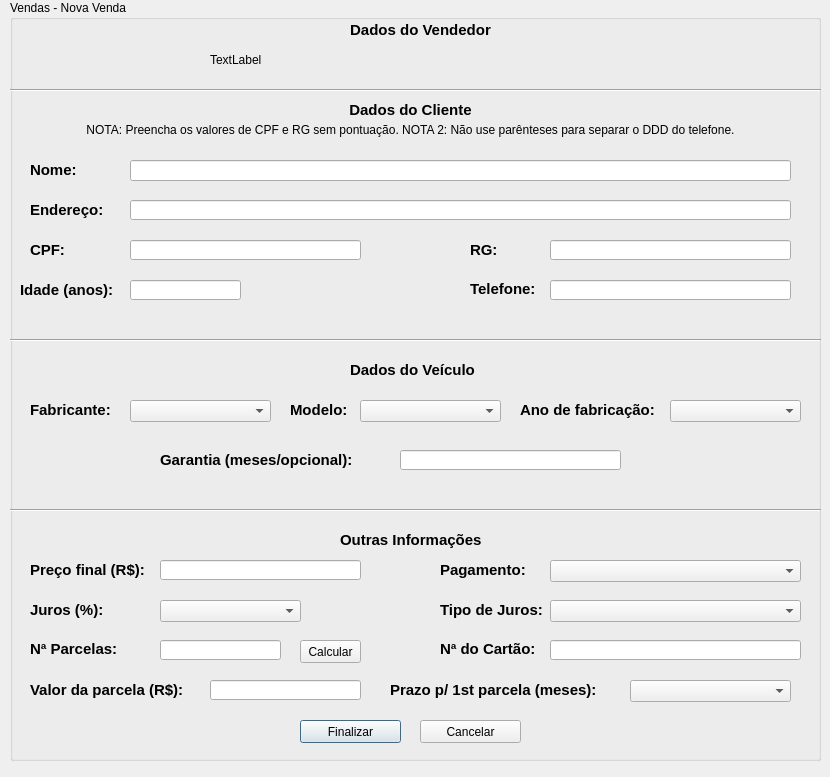
<?xml version="1.0" encoding="UTF-8"?>
<ui version="4.0">
 <class>cadastro_vendas</class>
 <widget class="QDialog" name="cadastro_vendas">
  <property name="geometry">
   <rect>
    <x>0</x>
    <y>0</y>
    <width>830</width>
    <height>777</height>
   </rect>
  </property>
  <property name="windowTitle">
   <string>Venda de Carros - Cadastro de vendas</string>
  </property>
  <property name="windowIcon">
   <iconset resource="resources/resources.qrc">
    <normaloff>:/new/prefix1/sell.png</normaloff>:/new/prefix1/sell.png</iconset>
  </property>
  <widget class="QGroupBox" name="groupBox">
   <property name="geometry">
    <rect>
     <x>10</x>
     <y>0</y>
     <width>811</width>
     <height>761</height>
    </rect>
   </property>
   <property name="title">
    <string>Vendas - Nova Venda</string>
   </property>
   <widget class="QLabel" name="label">
    <property name="geometry">
     <rect>
      <x>40</x>
      <y>20</y>
      <width>741</width>
      <height>20</height>
     </rect>
    </property>
    <property name="text">
     <string>&lt;html&gt;&lt;head/&gt;&lt;body&gt;&lt;p align=&quot;center&quot;&gt;&lt;span style=&quot; font-size:11pt; font-weight:600;&quot;&gt;Dados do Vendedor&lt;/span&gt;&lt;/p&gt;&lt;/body&gt;&lt;/html&gt;</string>
    </property>
   </widget>
   <widget class="QLabel" name="label_vendedor">
    <property name="geometry">
     <rect>
      <x>200</x>
      <y>50</y>
      <width>411</width>
      <height>20</height>
     </rect>
    </property>
    <property name="text">
     <string>TextLabel</string>
    </property>
   </widget>
   <widget class="QLabel" name="label_2">
    <property name="geometry">
     <rect>
      <x>10</x>
      <y>100</y>
      <width>781</width>
      <height>20</height>
     </rect>
    </property>
    <property name="text">
     <string>&lt;html&gt;&lt;head/&gt;&lt;body&gt;&lt;p align=&quot;center&quot;&gt;&lt;span style=&quot; font-size:11pt; font-weight:600;&quot;&gt;Dados do Cliente&lt;/span&gt;&lt;/p&gt;&lt;/body&gt;&lt;/html&gt;</string>
    </property>
   </widget>
   <widget class="Line" name="line">
    <property name="geometry">
     <rect>
      <x>0</x>
      <y>80</y>
      <width>811</width>
      <height>20</height>
     </rect>
    </property>
    <property name="orientation">
     <enum>Qt::Horizontal</enum>
    </property>
   </widget>
   <widget class="QLineEdit" name="lineEdit_cliente_nome">
    <property name="geometry">
     <rect>
      <x>120</x>
      <y>160</y>
      <width>661</width>
      <height>21</height>
     </rect>
    </property>
   </widget>
   <widget class="QLabel" name="label_3">
    <property name="geometry">
     <rect>
      <x>20</x>
      <y>160</y>
      <width>71</width>
      <height>21</height>
     </rect>
    </property>
    <property name="text">
     <string>&lt;html&gt;&lt;head/&gt;&lt;body&gt;&lt;p&gt;&lt;span style=&quot; font-size:11pt; font-weight:600;&quot;&gt;Nome:&lt;/span&gt;&lt;/p&gt;&lt;/body&gt;&lt;/html&gt;</string>
    </property>
   </widget>
   <widget class="QLineEdit" name="lineEdit_cliente_endereco">
    <property name="geometry">
     <rect>
      <x>120</x>
      <y>200</y>
      <width>661</width>
      <height>20</height>
     </rect>
    </property>
   </widget>
   <widget class="QLabel" name="label_4">
    <property name="geometry">
     <rect>
      <x>20</x>
      <y>200</y>
      <width>81</width>
      <height>21</height>
     </rect>
    </property>
    <property name="text">
     <string>&lt;html&gt;&lt;head/&gt;&lt;body&gt;&lt;p&gt;&lt;span style=&quot; font-size:11pt; font-weight:600;&quot;&gt;Endereço: &lt;/span&gt;&lt;/p&gt;&lt;/body&gt;&lt;/html&gt;</string>
    </property>
   </widget>
   <widget class="QLineEdit" name="lineEdit_cliente_cpf">
    <property name="geometry">
     <rect>
      <x>120</x>
      <y>240</y>
      <width>231</width>
      <height>20</height>
     </rect>
    </property>
   </widget>
   <widget class="QLabel" name="label_5">
    <property name="geometry">
     <rect>
      <x>20</x>
      <y>240</y>
      <width>51</width>
      <height>20</height>
     </rect>
    </property>
    <property name="text">
     <string>&lt;html&gt;&lt;head/&gt;&lt;body&gt;&lt;p&gt;&lt;span style=&quot; font-size:11pt; font-weight:600;&quot;&gt;CPF: &lt;/span&gt;&lt;/p&gt;&lt;/body&gt;&lt;/html&gt;</string>
    </property>
   </widget>
   <widget class="QLineEdit" name="lineEdit_cliente_rg">
    <property name="geometry">
     <rect>
      <x>540</x>
      <y>240</y>
      <width>241</width>
      <height>20</height>
     </rect>
    </property>
   </widget>
   <widget class="QLabel" name="label_6">
    <property name="geometry">
     <rect>
      <x>460</x>
      <y>240</y>
      <width>47</width>
      <height>21</height>
     </rect>
    </property>
    <property name="text">
     <string>&lt;html&gt;&lt;head/&gt;&lt;body&gt;&lt;p&gt;&lt;span style=&quot; font-size:11pt; font-weight:600;&quot;&gt;RG: &lt;/span&gt;&lt;/p&gt;&lt;/body&gt;&lt;/html&gt;</string>
    </property>
   </widget>
   <widget class="Line" name="line_2">
    <property name="geometry">
     <rect>
      <x>0</x>
      <y>330</y>
      <width>811</width>
      <height>20</height>
     </rect>
    </property>
    <property name="orientation">
     <enum>Qt::Horizontal</enum>
    </property>
   </widget>
   <widget class="QLabel" name="label_8">
    <property name="geometry">
     <rect>
      <x>340</x>
      <y>360</y>
      <width>131</width>
      <height>20</height>
     </rect>
    </property>
    <property name="text">
     <string>&lt;html&gt;&lt;head/&gt;&lt;body&gt;&lt;p&gt;&lt;span style=&quot; font-size:11pt; font-weight:600;&quot;&gt;Dados do Veículo&lt;/span&gt;&lt;/p&gt;&lt;/body&gt;&lt;/html&gt;</string>
    </property>
   </widget>
   <widget class="QComboBox" name="comboBox_veiculo_fabricante">
    <property name="geometry">
     <rect>
      <x>120</x>
      <y>400</y>
      <width>141</width>
      <height>22</height>
     </rect>
    </property>
   </widget>
   <widget class="QLabel" name="label_10">
    <property name="geometry">
     <rect>
      <x>20</x>
      <y>390</y>
      <width>91</width>
      <height>41</height>
     </rect>
    </property>
    <property name="text">
     <string>&lt;html&gt;&lt;head/&gt;&lt;body&gt;&lt;p&gt;&lt;span style=&quot; font-size:11pt; font-weight:600;&quot;&gt;Fabricante: &lt;/span&gt;&lt;/p&gt;&lt;/body&gt;&lt;/html&gt;</string>
    </property>
   </widget>
   <widget class="QComboBox" name="comboBox_veiculo_modelo">
    <property name="geometry">
     <rect>
      <x>350</x>
      <y>400</y>
      <width>141</width>
      <height>22</height>
     </rect>
    </property>
   </widget>
   <widget class="QLabel" name="label_11">
    <property name="geometry">
     <rect>
      <x>280</x>
      <y>400</y>
      <width>71</width>
      <height>21</height>
     </rect>
    </property>
    <property name="text">
     <string>&lt;html&gt;&lt;head/&gt;&lt;body&gt;&lt;p&gt;&lt;span style=&quot; font-size:11pt; font-weight:600;&quot;&gt;Modelo: &lt;/span&gt;&lt;/p&gt;&lt;/body&gt;&lt;/html&gt;</string>
    </property>
   </widget>
   <widget class="QLineEdit" name="lineEdit_veiculo_garantia">
    <property name="geometry">
     <rect>
      <x>390</x>
      <y>450</y>
      <width>221</width>
      <height>20</height>
     </rect>
    </property>
   </widget>
   <widget class="QLabel" name="label_12">
    <property name="geometry">
     <rect>
      <x>150</x>
      <y>450</y>
      <width>211</width>
      <height>21</height>
     </rect>
    </property>
    <property name="text">
     <string>&lt;html&gt;&lt;head/&gt;&lt;body&gt;&lt;p&gt;&lt;span style=&quot; font-size:11pt; font-weight:600;&quot;&gt;Garantia (meses/opcional):&lt;/span&gt;&lt;/p&gt;&lt;/body&gt;&lt;/html&gt;</string>
    </property>
   </widget>
   <widget class="Line" name="line_3">
    <property name="geometry">
     <rect>
      <x>0</x>
      <y>500</y>
      <width>811</width>
      <height>20</height>
     </rect>
    </property>
    <property name="orientation">
     <enum>Qt::Horizontal</enum>
    </property>
   </widget>
   <widget class="QLabel" name="label_13">
    <property name="geometry">
     <rect>
      <x>330</x>
      <y>530</y>
      <width>151</width>
      <height>20</height>
     </rect>
    </property>
    <property name="text">
     <string>&lt;html&gt;&lt;head/&gt;&lt;body&gt;&lt;p&gt;&lt;span style=&quot; font-size:11pt; font-weight:600;&quot;&gt;Outras Informações&lt;/span&gt;&lt;/p&gt;&lt;/body&gt;&lt;/html&gt;</string>
    </property>
   </widget>
   <widget class="QLineEdit" name="lineEdit_preco_final">
    <property name="geometry">
     <rect>
      <x>150</x>
      <y>560</y>
      <width>201</width>
      <height>20</height>
     </rect>
    </property>
   </widget>
   <widget class="QLabel" name="label_9">
    <property name="geometry">
     <rect>
      <x>20</x>
      <y>560</y>
      <width>131</width>
      <height>21</height>
     </rect>
    </property>
    <property name="text">
     <string>&lt;html&gt;&lt;head/&gt;&lt;body&gt;&lt;p&gt;&lt;span style=&quot; font-size:11pt; font-weight:600;&quot;&gt;Preço final (R$): &lt;/span&gt;&lt;/p&gt;&lt;/body&gt;&lt;/html&gt;</string>
    </property>
   </widget>
   <widget class="QComboBox" name="comboBox_forma_pagamento">
    <property name="geometry">
     <rect>
      <x>540</x>
      <y>560</y>
      <width>251</width>
      <height>22</height>
     </rect>
    </property>
   </widget>
   <widget class="QLabel" name="label_14">
    <property name="geometry">
     <rect>
      <x>430</x>
      <y>560</y>
      <width>91</width>
      <height>21</height>
     </rect>
    </property>
    <property name="text">
     <string>&lt;html&gt;&lt;head/&gt;&lt;body&gt;&lt;p&gt;&lt;span style=&quot; font-size:11pt; font-weight:600;&quot;&gt;Pagamento: &lt;/span&gt;&lt;/p&gt;&lt;/body&gt;&lt;/html&gt;</string>
    </property>
   </widget>
   <widget class="QComboBox" name="comboBox_porcent_juros">
    <property name="geometry">
     <rect>
      <x>150</x>
      <y>600</y>
      <width>141</width>
      <height>22</height>
     </rect>
    </property>
   </widget>
   <widget class="QLabel" name="label_15">
    <property name="geometry">
     <rect>
      <x>20</x>
      <y>600</y>
      <width>91</width>
      <height>21</height>
     </rect>
    </property>
    <property name="text">
     <string>&lt;html&gt;&lt;head/&gt;&lt;body&gt;&lt;p&gt;&lt;span style=&quot; font-size:11pt; font-weight:600;&quot;&gt;Juros (%): &lt;/span&gt;&lt;/p&gt;&lt;/body&gt;&lt;/html&gt;</string>
    </property>
   </widget>
   <widget class="QComboBox" name="comboBox_tipo_juros">
    <property name="geometry">
     <rect>
      <x>540</x>
      <y>600</y>
      <width>251</width>
      <height>22</height>
     </rect>
    </property>
   </widget>
   <widget class="QLabel" name="label_16">
    <property name="geometry">
     <rect>
      <x>430</x>
      <y>600</y>
      <width>111</width>
      <height>20</height>
     </rect>
    </property>
    <property name="text">
     <string>&lt;html&gt;&lt;head/&gt;&lt;body&gt;&lt;p&gt;&lt;span style=&quot; font-size:11pt; font-weight:600;&quot;&gt;Tipo de Juros: &lt;/span&gt;&lt;/p&gt;&lt;/body&gt;&lt;/html&gt;</string>
    </property>
   </widget>
   <widget class="QLineEdit" name="lineEdit_valor_parcela">
    <property name="geometry">
     <rect>
      <x>200</x>
      <y>680</y>
      <width>151</width>
      <height>20</height>
     </rect>
    </property>
   </widget>
   <widget class="QLabel" name="label_valor_parcela">
    <property name="geometry">
     <rect>
      <x>20</x>
      <y>680</y>
      <width>171</width>
      <height>21</height>
     </rect>
    </property>
    <property name="text">
     <string>&lt;html&gt;&lt;head/&gt;&lt;body&gt;&lt;p&gt;&lt;span style=&quot; font-size:11pt; font-weight:600;&quot;&gt;Valor da parcela (R$):&lt;/span&gt;&lt;/p&gt;&lt;/body&gt;&lt;/html&gt;</string>
    </property>
   </widget>
   <widget class="QPushButton" name="pushButton_save">
    <property name="geometry">
     <rect>
      <x>290</x>
      <y>720</y>
      <width>101</width>
      <height>23</height>
     </rect>
    </property>
    <property name="text">
     <string>Finalizar</string>
    </property>
   </widget>
   <widget class="QPushButton" name="pushButton_cancel">
    <property name="geometry">
     <rect>
      <x>410</x>
      <y>720</y>
      <width>101</width>
      <height>23</height>
     </rect>
    </property>
    <property name="text">
     <string>Cancelar</string>
    </property>
   </widget>
   <widget class="QLineEdit" name="lineEdit_cliente_idade">
    <property name="geometry">
     <rect>
      <x>120</x>
      <y>280</y>
      <width>111</width>
      <height>20</height>
     </rect>
    </property>
   </widget>
   <widget class="QLabel" name="label_7">
    <property name="geometry">
     <rect>
      <x>10</x>
      <y>280</y>
      <width>111</width>
      <height>20</height>
     </rect>
    </property>
    <property name="text">
     <string>&lt;html&gt;&lt;head/&gt;&lt;body&gt;&lt;p&gt;&lt;span style=&quot; font-size:11pt; font-weight:600;&quot;&gt;Idade (anos): &lt;/span&gt;&lt;/p&gt;&lt;/body&gt;&lt;/html&gt;</string>
    </property>
   </widget>
   <widget class="QLineEdit" name="lineEdit_num_parcelas">
    <property name="geometry">
     <rect>
      <x>150</x>
      <y>640</y>
      <width>121</width>
      <height>20</height>
     </rect>
    </property>
   </widget>
   <widget class="QLabel" name="label_num_parcelas">
    <property name="geometry">
     <rect>
      <x>20</x>
      <y>640</y>
      <width>101</width>
      <height>16</height>
     </rect>
    </property>
    <property name="text">
     <string>&lt;html&gt;&lt;head/&gt;&lt;body&gt;&lt;p&gt;&lt;span style=&quot; font-size:11pt; font-weight:600;&quot;&gt;Nª Parcelas: &lt;/span&gt;&lt;/p&gt;&lt;/body&gt;&lt;/html&gt;</string>
    </property>
   </widget>
   <widget class="QPushButton" name="pushButton_calcula_parcelas">
    <property name="geometry">
     <rect>
      <x>290</x>
      <y>640</y>
      <width>61</width>
      <height>23</height>
     </rect>
    </property>
    <property name="text">
     <string>Calcular</string>
    </property>
   </widget>
   <widget class="QLabel" name="label_17">
    <property name="geometry">
     <rect>
      <x>20</x>
      <y>120</y>
      <width>761</width>
      <height>20</height>
     </rect>
    </property>
    <property name="text">
     <string>&lt;html&gt;&lt;head/&gt;&lt;body&gt;&lt;p align=&quot;center&quot;&gt;NOTA: Preencha os valores de CPF e RG sem pontuação. NOTA 2: Não use parênteses para separar o DDD do telefone.&lt;/p&gt;&lt;/body&gt;&lt;/html&gt;</string>
    </property>
   </widget>
   <widget class="QComboBox" name="comboBox_prazo_parcela">
    <property name="geometry">
     <rect>
      <x>620</x>
      <y>680</y>
      <width>161</width>
      <height>22</height>
     </rect>
    </property>
   </widget>
   <widget class="QLabel" name="label_prazo_parcela">
    <property name="geometry">
     <rect>
      <x>380</x>
      <y>680</y>
      <width>231</width>
      <height>21</height>
     </rect>
    </property>
    <property name="text">
     <string>&lt;html&gt;&lt;head/&gt;&lt;body&gt;&lt;p&gt;&lt;span style=&quot; font-size:11pt; font-weight:600;&quot;&gt;Prazo p/ 1st parcela (meses): &lt;/span&gt;&lt;/p&gt;&lt;/body&gt;&lt;/html&gt;</string>
    </property>
   </widget>
   <widget class="QComboBox" name="comboBox_ano_fabricacao">
    <property name="geometry">
     <rect>
      <x>660</x>
      <y>400</y>
      <width>131</width>
      <height>22</height>
     </rect>
    </property>
   </widget>
   <widget class="QLabel" name="label_18">
    <property name="geometry">
     <rect>
      <x>510</x>
      <y>400</y>
      <width>141</width>
      <height>20</height>
     </rect>
    </property>
    <property name="text">
     <string>&lt;html&gt;&lt;head/&gt;&lt;body&gt;&lt;p&gt;&lt;span style=&quot; font-size:11pt; font-weight:600;&quot;&gt;Ano de fabricação: &lt;/span&gt;&lt;/p&gt;&lt;/body&gt;&lt;/html&gt;</string>
    </property>
   </widget>
   <widget class="QLineEdit" name="lineEdit_num_cartao">
    <property name="geometry">
     <rect>
      <x>540</x>
      <y>640</y>
      <width>251</width>
      <height>20</height>
     </rect>
    </property>
   </widget>
   <widget class="QLabel" name="label_num_cartao">
    <property name="geometry">
     <rect>
      <x>430</x>
      <y>640</y>
      <width>111</width>
      <height>16</height>
     </rect>
    </property>
    <property name="text">
     <string>&lt;html&gt;&lt;head/&gt;&lt;body&gt;&lt;p&gt;&lt;span style=&quot; font-size:11pt; font-weight:600;&quot;&gt;Nª do Cartão: &lt;/span&gt;&lt;/p&gt;&lt;/body&gt;&lt;/html&gt;</string>
    </property>
   </widget>
   <widget class="QLineEdit" name="lineEdit_cliente_telefone">
    <property name="geometry">
     <rect>
      <x>540</x>
      <y>280</y>
      <width>241</width>
      <height>20</height>
     </rect>
    </property>
   </widget>
   <widget class="QLabel" name="label_19">
    <property name="geometry">
     <rect>
      <x>460</x>
      <y>280</y>
      <width>71</width>
      <height>16</height>
     </rect>
    </property>
    <property name="text">
     <string>&lt;html&gt;&lt;head/&gt;&lt;body&gt;&lt;p&gt;&lt;span style=&quot; font-size:11pt; font-weight:600;&quot;&gt;Telefone: &lt;/span&gt;&lt;/p&gt;&lt;/body&gt;&lt;/html&gt;</string>
    </property>
   </widget>
  </widget>
 </widget>
 <resources>
  <include location="resources/resources.qrc"/>
 </resources>
 <connections/>
</ui>
